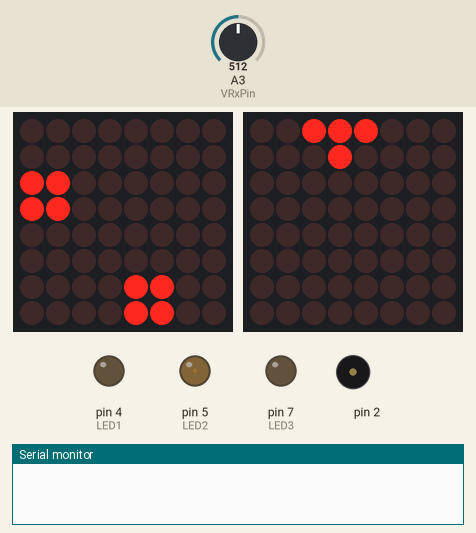
Simulated run of this sketch. Board: Arduino Uno, built with avr-gcc and run on an emulated ATmega328P. Parts: 2 × 8×8 LED matrix, output pins drawn as LEDs (lit = HIGH), buzzer (waves = sounding), the last lines printed to the serial monitor. Inputs (shaded band) come from the test bench; at power-on: A3 (VRxPin) = 512. Random numbers use the default seed unless the sketch sets one.

Above: at 2.9 s.
3.0 s: A3 (VRxPin) set to 311
6.0 s: A3 (VRxPin) set to 286
At 7.0 s:
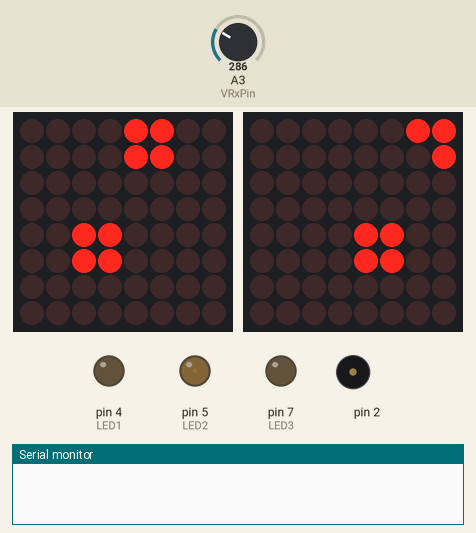
7.9 s: A3 (VRxPin) set to 689
10.9 s: A3 (VRxPin) set to 716
At 12.1 s:
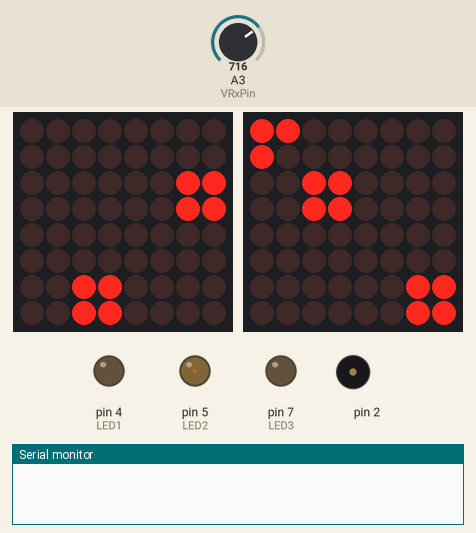
12.7 s: A3 (VRxPin) set to 290
At 13.9 s:
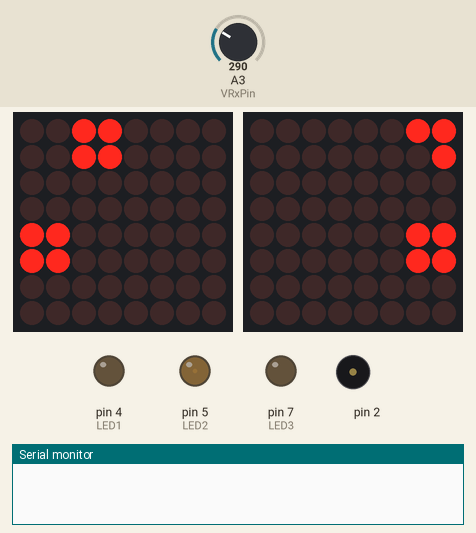
14.5 s: A3 (VRxPin) set to 710
At 17.1 s:
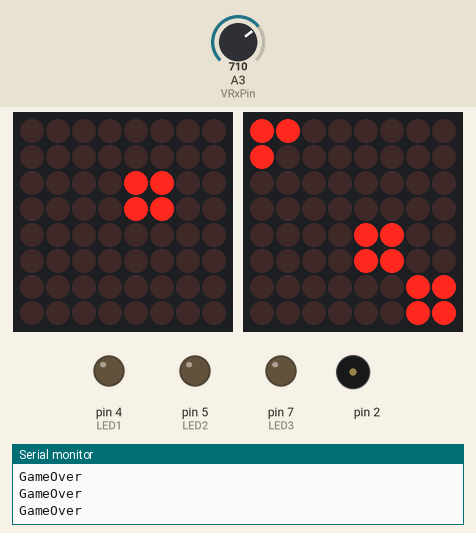
Timing chart, 0 to 17.3 s (numbered marks = the images above; inputs shaded):
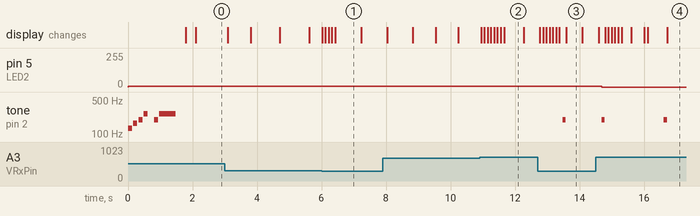

The sketch:

ChickenInvadors.ino
```cpp
/*
* LED 8x8 DotMarix using Arduino
* Created by TheCircuit
*/
#define NOTE_B0  31
#define NOTE_C1  33
#define NOTE_CS1 35
#define NOTE_D1  37
#define NOTE_DS1 39
#define NOTE_E1  41
#define NOTE_F1  44
#define NOTE_FS1 46
#define NOTE_G1  49
#define NOTE_GS1 52
#define NOTE_A1  55
#define NOTE_AS1 58
#define NOTE_B1  62
#define NOTE_C2  65
#define NOTE_CS2 69
#define NOTE_D2  73
#define NOTE_DS2 78
#define NOTE_E2  82
#define NOTE_F2  87
#define NOTE_FS2 93
#define NOTE_G2  98
#define NOTE_GS2 104
#define NOTE_A2  110
#define NOTE_AS2 117
#define NOTE_B2  123
#define NOTE_C3  131
#define NOTE_CS3 139
#define NOTE_D3  147
#define NOTE_DS3 156
#define NOTE_E3  165
#define NOTE_F3  175
#define NOTE_FS3 185
#define NOTE_G3  196
#define NOTE_GS3 208
#define NOTE_A3  220
#define NOTE_AS3 233
#define NOTE_B3  247
#define NOTE_C4  262
#define NOTE_CS4 277
#define NOTE_D4  294
#define NOTE_DS4 311
#define NOTE_E4  330
#define NOTE_F4  349
#define NOTE_FS4 370
#define NOTE_G4  392
#define NOTE_GS4 415
#define NOTE_A4  440
#define NOTE_AS4 466
#define NOTE_B4  494
#define NOTE_C5  523
#define NOTE_CS5 554
#define NOTE_D5  587
#define NOTE_DS5 622
#define NOTE_E5  659
#define NOTE_F5  698
#define NOTE_FS5 740
#define NOTE_G5  784
#define NOTE_GS5 831
#define NOTE_A5  880
#define NOTE_AS5 932
#define NOTE_B5  988
#define NOTE_C6  1047
#define NOTE_CS6 1109
#define NOTE_D6  1175
#define NOTE_DS6 1245
#define NOTE_E6  1319
#define NOTE_F6  1397
#define NOTE_FS6 1480
#define NOTE_G6  1568
#define NOTE_GS6 1661
#define NOTE_A6  1760
#define NOTE_AS6 1865
#define NOTE_B6  1976
#define NOTE_C7  2093
#define NOTE_CS7 2217
#define NOTE_D7  2349
#define NOTE_DS7 2489
#define NOTE_E7  2637
#define NOTE_F7  2794
#define NOTE_FS7 2960
#define NOTE_G7  3136
#define NOTE_GS7 3322
#define NOTE_A7  3520
#define NOTE_AS7 3729
#define NOTE_B7  3951
#define NOTE_C8  4186
#define NOTE_CS8 4435
#define NOTE_D8  4699
#define NOTE_DS8 4978

#include <LedControl.h>


// notes in the melody:
int melody[] = {
  NOTE_AS4, NOTE_C5 , NOTE_DS5, NOTE_DS5,0, NOTE_AS4, NOTE_C5,
  NOTE_DS5, NOTE_F5, 0, NOTE_G5, NOTE_F5, NOTE_DS5, NOTE_C5,
  NOTE_G5, NOTE_F5, NOTE_DS5, NOTE_DS5, 0
};

// note durations: 4 = quarter note, 8 = eighth note, etc.:
int noteDurations[] = {
  4, 3, 8, 2, 3, 4, 4, 4, 2, 3, 4, 8, 8, 4, 4, 2, 4, 2, 4
};

int introMelody[] = {
  NOTE_C3, NOTE_E3, NOTE_G3, NOTE_C4,0, NOTE_G3, NOTE_C4, 0,
};
int spawnMelody[]{ NOTE_G3,0,0};
int spawnMelodyDurations[] = {4,8,8};
// note Nurations: 4 = quarter note, 8 = eighth note, etc.:
int introNoteDurations[] = {
  8, 8, 8, 8, 8, 8, 2, 8
};

int DIN = 8;
int CS =  9;
int CLK = 10;

byte spaceship[8] = {B00111000,B00010000,B00000000,B00000000,B00000000,B00000000,B00000000,B00000000};
byte screenAtemp[8] = {B00000000,B00000000,B00000000,B00000000,B00000000,B00000000,B00000000,B00000000};
byte screenBtemp[8] = {B00000000,B00000000,B00000000,B00000000,B00000000,B00000000,B00000000,B00000000};
byte a[8] = {B00000000,B00000000,B00000000,B00000000,B00000000,B00000000,B00000000,B00000000};

LedControl lc=LedControl(DIN,CLK,CS,1);
LedControl lc2=LedControl(12,13,11,1);

const int VRyPin = A4;
const int VRxPin = A3;
const int SWPin  = 3;

int VRx = 0;        // value read from the horizontal pot
int VRy = 0;        // value read from the vertical pot
int SW = 0;         // value read from the switch
int Period = 1000;
int LevelUp = 3000;
unsigned long time_now_two = 0;
int PeriodTwo = 2000;
unsigned long time_now = 0;

unsigned long time_now_three = 0;
int LED1 = 4;
int LED2 = 5;
int LED3 = 7;

int tempInt = 0;
bool temp = false;
bool gameOn = true;

void setup(){
   pinMode(LED1, OUTPUT);
   pinMode(LED2, OUTPUT);
   pinMode(LED3, OUTPUT);

   analogWrite(LED1, 5);
   analogWrite(LED2, 5);
   analogWrite(LED3, 5);

   Serial.begin(9600);
   pinMode(SWPin,INPUT_PULLUP);

   lc.shutdown(0,false);       //The MAX72XX is in power-saving mode on startup
   lc.setIntensity(0,2);      // Set the brightness to maximum value
   lc.clearDisplay(0);         // and clear the display

   lc2.shutdown(0,false);       //The MAX72XX is in power-saving mode on startup
   lc2.setIntensity(0,2);      // Set the brightness to maximum value
   lc2.clearDisplay(0);         // and clear the display
   playSong(introMelody,introNoteDurations);
   spawnAsteroids();
   printByte(spaceship);

}

void loop(){
    //downSpaceShip();
    //delay(1000);
    if (gameOn){
        VRx = analogRead(VRxPin);
        //VRy = analogRead(VRyPin);
        //SW = digitalRead(SWPin);
        //Serial.println(millis());
        if(millis() >= time_now_three + LevelUp){
          if ( Period>100){
            time_now_three += LevelUp;
            Period = Period - 100;
            PeriodTwo = PeriodTwo - 200;
          }
          else{
            }
        }
        // update the board every Period seconds
        if(millis() >= time_now + Period){
             temp = true;
             time_now += Period;
             tickScreen();

          }
        if(millis() >= time_now_two + PeriodTwo){
            time_now_two += PeriodTwo;
            spawnAsteroids();
        }
        moveSpaceShip(VRx);
        delay(100);
    }
    else{
      Serial.println("GameOver");
      }
}

void displayOneTick(){
    for (int displayOne = 7; displayOne>=0; displayOne --){
      if(displayOne > 3){
            screenAtemp[displayOne-2] = spaceship[displayOne];
       }
      if(displayOne <= 3){
        //interactions with the spaceship
        // just learned how to compare bits at specific addressses using bit masks
          if(((spaceship[1] & spaceship[2]) == spaceship[1])&& temp == true){
            takeDamage();
            temp = false;
            }
            }
        }
    }
void takeDamage(){
  if(tempInt == 0){
     analogWrite(LED1, 0);
     tone(2, NOTE_G3, 250);
     delay(100);
     noTone(2);
     tempInt = tempInt + 1;
  }
  else if(tempInt == 1){
     analogWrite(LED2, 0);
     tone(2, NOTE_G3, 250);
     delay(100);
     noTone(2);
     tempInt = tempInt + 1;
  }
  else if(tempInt == 2){
     analogWrite(LED3, 0);
     tempInt = tempInt + 1;
     tone(2, NOTE_G3, 250);
     delay(100);
     noTone(2);
     gameOn = false;
  }
  }

void displayTwoTick(){
  for (int displayTwo = 7; displayTwo>=0; displayTwo --){
    if(displayTwo >= 2){
        screenBtemp[displayTwo-2] = a[displayTwo];
     }
    else if (displayTwo==1){
        screenAtemp[7] = a[displayTwo];
    }
    else if (displayTwo==0){
        screenAtemp[6] = a[displayTwo];
    }
  }
}

void tickScreen(){
   displayTwoTick();
   displayOneTick();

   for(int temp = 7; temp>=0; temp-- ){
       a[temp] = screenBtemp[temp];
   }
   for(int temp2 = 7; temp2>=2; temp2-- ){
       spaceship[temp2] = screenAtemp[temp2];
   }

   printByte(spaceship);
   printByte2(a);
   resetVars();
  }

void resetVars(){
  byte ScreenAtemp[8] = {B00000000,B00000000,B00000000,B00000000,B00000000,B00000000,B00000000,B00000000};
  byte screenBtemp[8] = {B00000000,B00000000,B00000000,B00000000,B00000000,B00000000,B00000000,B00000000};
  }

void printByte(byte character [])
{
  int i = 0;
  for(i=0;i<8;i++)
  {
    lc.setRow(0,i,character[i]);
  }
}
void printByte2(byte character [])
{
  int i = 0;
  for(i=0;i<8;i++)
  {
    lc2.setRow(0,i,character[i]);
  }
}

void spawnAsteroids(){
  int seed = random(0, 4);
  //Serial.println(seed);
  if(seed == 0){
      a[7] = B00000011;
      a[6] = B00000011;
      printByte2(a);
  }
  else if(seed == 1){
      a[7] = B00001100;
      a[6] = B00001100;
      printByte2(a);
  }
  else if(seed == 2){
      a[7] = B00110000;
      a[6] = B00110000;
      printByte2(a);
  }
  else if(seed == 3){
      a[7] = B11000000;
      a[6] = B11000000;
      printByte2(a);
  }
}

void playSong(int melodi[], int durations[]){
    // iterate over the notes of the melody:
  for (int thisNote = 0; thisNote < 8; thisNote++) {

    // to calculate the note duration, take one second divided by the note type.
    //e.g. quarter note = 1000 / 4, eighth note = 1000/8, etc.
    int noteDuration = 1000 / durations[thisNote];
    tone(2, melodi[thisNote], noteDuration);

    // to distinguish the notes, set a minimum time between them.
    // the note's duration + 30% seems to work well:
    int pauseBetweenNotes = noteDuration * 1.30;
    delay(pauseBetweenNotes);
    // stop the tone playing:
    noTone(2);
    }
}
void moveSpaceShip(int vector){
  if (vector>700){
    downSpaceShip();
    }
  if (vector<300){
    upSpaceShip();
    }
  }
void bulletTravel(){
  for(int i = 2; i<=7; i++){
    if (millis() == time_now + Period){
    time_now += Period;
      if (i!=2){
        spaceship[i] = spaceship[i] + spaceship[i-1];
        spaceship[i-1] = B00000000;
        printByte(spaceship);
        }
      else{
        spaceship[i] = spaceship[i] + spaceship[i-1];
        printByte(spaceship);
      }
    }
  }
}
void upSpaceShip(){
  if (spaceship[0] == B00000011){
    //spaceship is at the top of the screen
  }
  else if (spaceship[0] == B11000000){
    //spaceship is at the bottom of the screen
    spaceship[0] = B11100000;
    spaceship[1] = spaceship[1] >> 1;
    printByte(spaceship);
  }
  else{
    spaceship[0] = spaceship[0] >> 1;
    spaceship[1] = spaceship[1] >> 1;
    printByte(spaceship);
  }
}
void downSpaceShip(){
  if (spaceship[0] == B11000000){
  }
  else if (spaceship[0] == B00000011){
    spaceship[0] = B00000111;
    spaceship[1] = spaceship[1] << 1;
    printByte(spaceship);
  }
  else{
    spaceship[0] = spaceship[0] << 1;
    spaceship[1] = spaceship[1] << 1;
    printByte(spaceship);
  }
}
```

Measured:
- the behaviour switches between 300 and 299 on A3 (VRxPin) (found by bisection; images 0 and 1)
- the behaviour switches between 700 and 701 on A3 (VRxPin) (found by bisection; images 1 and 2)
- after the input at 12.7 s, tone on pin 2: silent → 196 Hz after 0.78 s, → silent 0.10 s later
- what the display in image 1 shows lasts 0.8 s, from 6.4 s to 7.2 s
- what the display in image 2 shows lasts 0.6 s, from 11.7 s to 12.3 s
- what the display in image 3 shows lasts 0.5 s, from 13.6 s to 14.1 s
